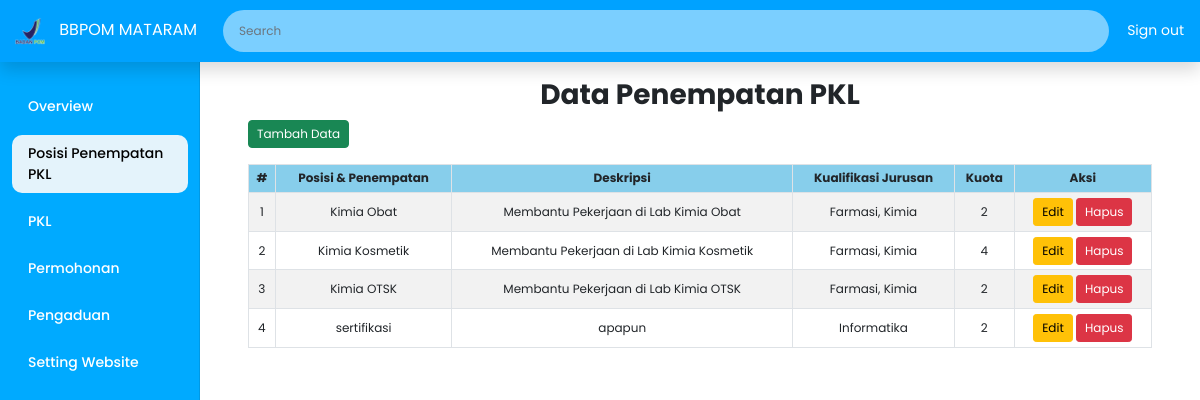
/admin_posisi.php (signed in), run on the app's committed database.
### tables this page shows
CREATE TABLE `penempatan_pkl` (
  `id` int(15) NOT NULL,
  `posisi` varchar(50) NOT NULL,
  `deskripsi` varchar(70) NOT NULL,
  `jurusan` text NOT NULL,
  `kuota` int(5) NOT NULL
);

### admin_posisi.php (the view, shortened to what this page needs)
<?php
include('koneksi.php');
$sql_0 = mysqli_query($conn, "SELECT * FROM `tb_seo` WHERE id = 1");
$s0 = mysqli_fetch_array($sql_0);
$urlweb = $s0['urlweb'];
$search = isset($_GET['search']) ? mysqli_real_escape_string($conn, $_GET['search']) : '';
$sql = "SELECT * FROM penempatan_pkl WHERE
        posisi LIKE '%$search%' OR
        deskripsi LIKE '%$search%' OR
        jurusan LIKE '%$search%' OR
        kuota LIKE '%$search%'";
$result = mysqli_query($conn, $sql);
?>
<!DOCTYPE html>
<html lang="en">
<head>
    <link rel="stylesheet" href="https://cdn.jsdelivr.net/npm/sweetalert2@11/dist/sweetalert2.min.css">
    <link href="https://cdn.jsdelivr.net/npm/bootstrap@5.0.2/dist/css/bootstrap.min.css" rel="stylesheet"
>
    <link rel="stylesheet" href="Asset/CSS/custom2.css">
</head>
<body>
    <header class="navbar navbar-dark fixed-top flex-md-nowrap p-0 shadow">
        <a class="navbar-brand" href="#">
            <img src="Asset/Gambar/logo.png" alt="#" width="30px" height="30px"
                style="margin-left: 15px; margin-right: 10px">
            BBPOM MATARAM
        </a>
        <div class="d-none d-md-flex order-1 flex-grow-1">
            <form method="GET" action="" id="searchForm" class="d-flex me-auto">
                <input class="form-control w-100 me-2" type="text" name="search" placeholder="Search"
                    aria-label="Search" id="searchInput"
                    value="<?php echo isset($_GET['search']) ? $_GET['search'] : ''; ?>">
            </form>
            <a class="nav-link signout text-nowrap" style="color: white; padding-top: 20px; padding-left: 10px;"
                href="logout.php">Sign out</a>
        </div>
    </header>
    <div class="container-fluid">
        <div class="row">
            <div id="sidebar" class="sidebar col-md-3 col-lg-2 d-none d-md-block">
                <div class="position-sticky pt-2 sidebar-sticky">
                    <ul class="nav flex-column">
                        <li class="nav-item">
                            <a class="nav-link" href="admin.php">
                                Overview
                            </a>
                        </li>
                        <li class="nav-item">
                            <a class="nav-link active" aria-current="page" href="admin_posisi.php">
                                Posisi Penempatan PKL
                            </a>
                        </li>
                        <li class="nav-item">
                            <a class="nav-link" href="admin_pkl.php">
                                PKL
                            </a>
                        </li>
                        <li class="nav-item">
                            <a class="nav-link" href="admin_tamu.php">
                                Permohonan
                            </a>
                        </li>
                        <li class="nav-item">
                            <a class="nav-link" href="admin_pengaduan.php">
                                Pengaduan
                            </a>
                        </li>
                        <li class="nav-item">
                            <a class="nav-link" href="admin_web.php">
                                Setting Website
                            </a>
                        </li>
                    </ul>
                </div>
            </div>
            <div class="col-md-9 ms-sm-auto col-lg-10 px-md-4 main-content">
                <div class="container mt-2">
                    <div class="text-center">
                        <h3 class="fw-bold">Data Penempatan PKL</h3>
                    </div>
                    <div class="d-flex justify-content-start mb-3">
                        <a href="function/tambah.php" class="btn btn-success">Tambah Data</a>
                    </div>
                    <div class="table-responsive">
                        <table class="table table-bordered table-striped table-hover text-center">
                            <thead class="table" style="background-color: skyblue;">
                                <tr>
                                    <th>#</th>
                                    <th>Posisi & Penempatan</th>
                                    <th>Deskripsi</th>
                                    <th>Kualifikasi Jurusan</th>
                                    <th>Kuota</th>
                                    <th>Aksi</th>
                                </tr>
                            </thead>
                            <tbody>
                                <?php
                                $no = 1;
                                while ($row2 = mysqli_fetch_assoc($result)) {
                                    echo "<tr>";
                                    echo "<td>{$no}</td>";
                                    echo "<td>{$row2['posisi']}</td>";
                                    echo "<td>{$row2['deskripsi']}</td>";
                                    echo "<td>{$row2['jurusan']}</td>";
                                    echo "<td>{$row2['kuota']}</td>";
                                    echo "<td>
                                        <form action='$urlweb/function/edit.php' method='post' style='display:inline-block;'>
                                            <input type='hidden' name='id' value='{$row2['id']}'>
                                            <button type='submit' name='action' value='edit' class='btn btn-warning btn-sm'>Edit</button>
                                        </form>
                                        <form action='$urlweb/function/actions.php' method='post' style='display:inline-block;'>
                                            <input type='hidden' name='id' value='{$row2['id']}'>
                                            <button type='submit' name='action' value='delete' class='btn btn-danger btn-sm' onclick='return confirm(\"Apakah Anda yakin ingin menghapus data ini?\")'>Hapus</button>
                                        </form>
                                    </td>";
                                    echo "</tr>";
                                    $no++;
                                }
                                ?>
                            </tbody>
                        </table>
                    </div>
                </div>
            </div>
        </div>
</body>
</html>

### Asset/CSS/custom2.css (style rules this page uses)
body { font-size: 0.875rem; margin: 0; padding: 0; font-family: 'Poppins', sans-serif; }
.text-center { font-size: 20px; }
.sidebar { background-color: #00aaff; position: fixed; top: 50px; bottom: 0; left: 0; z-index: 100; padding-top: 20px; box-shadow: inset -1px 0 0 rgba(0, 0, 0, 0.1); }
.sidebar-sticky { position: relative; top: 0; height: calc(100vh - 56px); padding-top: 0.5rem; overflow-x: hidden; overflow-y: auto; }
.sidebar .nav-link { font-weight: 500; color: #ffffff; border-radius: 10px; margin-top: 10px; }
.sidebar .nav-link.active { color: #000000; background-color: #e4f3fb; }
.navbar { background-color: #00a2ff; position: fixed; top: 0; width: 100%; z-index: 1050; }
.navbar-brand { padding-top: 0.75rem; padding-bottom: 0.75rem; font-size: 1rem; background-color: transparent; }
.navbar .form-control { padding: 0.75rem 1rem; border-width: 0; border-radius: 25px; }
.form-control { color: #000000; background-color: #7bcfff; border: 1px solid rgb(113, 113, 113); }
.signout { color: white; }
.main-content { padding-top: 70px; padding-left: 250px; }
.table { font-size: 0.75rem; }
.table th, .table td { padding: 0.3rem; vertical-align: middle; }
.btn { font-size: 0.75rem; padding: 0.25rem 0.5rem; }
.form-control { font-size: 0.75rem; padding: 0.25rem 0.5rem; }
#searchForm { width: 100%; }
#searchInput { width: calc(100% - 10px); margin: 10px; }

### data on the page
penempatan_pkl: posisi "Kimia Obat", deskripsi "Membantu Pekerjaan di Lab Kimia Obat", jurusan "Farmasi, Kimia", kuota "2"
penempatan_pkl: posisi "Kimia Kosmetik", deskripsi "Membantu Pekerjaan di Lab Kimia Kosmetik", jurusan "Farmasi, Kimia", kuota "4"
penempatan_pkl: posisi "Kimia OTSK", deskripsi "Membantu Pekerjaan di Lab Kimia OTSK", jurusan "Farmasi, Kimia", kuota "2"
penempatan_pkl: posisi "sertifikasi", deskripsi "apapun", jurusan "Informatika", kuota "2"
